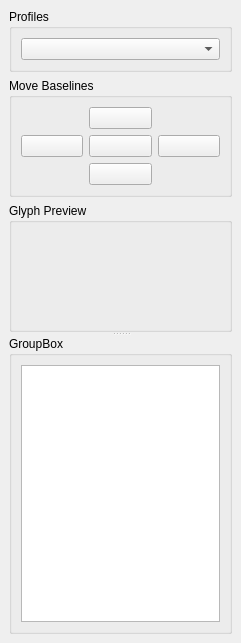
<?xml version="1.0" encoding="UTF-8"?>
<ui version="4.0">
 <class>DockGlyphs</class>
 <widget class="QDockWidget" name="DockGlyphs">
  <property name="geometry">
   <rect>
    <x>0</x>
    <y>0</y>
    <width>241</width>
    <height>643</height>
   </rect>
  </property>
  <property name="windowTitle">
   <string>Glyphs</string>
  </property>
  <widget class="QWidget" name="dockWidgetContents">
   <layout class="QVBoxLayout" name="verticalLayout_2">
    <item>
     <widget class="QGroupBox" name="groupBoxProfiles">
      <property name="title">
       <string>Profiles</string>
      </property>
      <layout class="QVBoxLayout" name="verticalLayout_3">
       <item>
        <widget class="QComboBox" name="comboBoxProfiles"/>
       </item>
      </layout>
     </widget>
    </item>
    <item>
     <widget class="QGroupBox" name="groupBoxMove">
      <property name="title">
       <string>Move Baselines</string>
      </property>
      <layout class="QGridLayout" name="gridLayout">
       <item row="2" column="1">
        <widget class="QPushButton" name="pushButtonDown">
         <property name="text">
          <string/>
         </property>
         <property name="icon">
          <iconset resource="icons.qrc">
           <normaloff>:/baseline/moveDown</normaloff>:/baseline/moveDown</iconset>
         </property>
         <property name="iconSize">
          <size>
           <width>32</width>
           <height>32</height>
          </size>
         </property>
        </widget>
       </item>
       <item row="1" column="1">
        <widget class="QPushButton" name="pushButtonReset">
         <property name="text">
          <string/>
         </property>
         <property name="icon">
          <iconset resource="icons.qrc">
           <normaloff>:/baseline/center</normaloff>:/baseline/center</iconset>
         </property>
         <property name="iconSize">
          <size>
           <width>32</width>
           <height>32</height>
          </size>
         </property>
        </widget>
       </item>
       <item row="1" column="2">
        <widget class="QPushButton" name="pushButtonRight">
         <property name="text">
          <string/>
         </property>
         <property name="icon">
          <iconset resource="icons.qrc">
           <normaloff>:/baseline/moveRight</normaloff>:/baseline/moveRight</iconset>
         </property>
         <property name="iconSize">
          <size>
           <width>32</width>
           <height>32</height>
          </size>
         </property>
        </widget>
       </item>
       <item row="1" column="0">
        <widget class="QPushButton" name="pushButtonLeft">
         <property name="text">
          <string/>
         </property>
         <property name="icon">
          <iconset resource="icons.qrc">
           <normaloff>:/baseline/moveLeft</normaloff>:/baseline/moveLeft</iconset>
         </property>
         <property name="iconSize">
          <size>
           <width>32</width>
           <height>32</height>
          </size>
         </property>
        </widget>
       </item>
       <item row="0" column="1">
        <widget class="QPushButton" name="pushButtonUp">
         <property name="text">
          <string/>
         </property>
         <property name="icon">
          <iconset resource="icons.qrc">
           <normaloff>:/baseline/moveUp</normaloff>:/baseline/moveUp</iconset>
         </property>
         <property name="iconSize">
          <size>
           <width>32</width>
           <height>32</height>
          </size>
         </property>
        </widget>
       </item>
      </layout>
     </widget>
    </item>
    <item>
     <widget class="QSplitter" name="splitter">
      <property name="orientation">
       <enum>Qt::Orientation::Vertical</enum>
      </property>
      <widget class="QGroupBox" name="groupBoxPreview">
       <property name="title">
        <string>Glyph Preview</string>
       </property>
       <layout class="QHBoxLayout" name="horizontalLayout">
        <item>
         <spacer name="horizontalSpacer">
          <property name="orientation">
           <enum>Qt::Orientation::Horizontal</enum>
          </property>
          <property name="sizeHint" stdset="0">
           <size>
            <width>90</width>
            <height>20</height>
           </size>
          </property>
         </spacer>
        </item>
        <item>
         <widget class="QWidget" name="widgetGlyphPreview" native="true">
          <property name="minimumSize">
           <size>
            <width>60</width>
            <height>60</height>
           </size>
          </property>
         </widget>
        </item>
        <item>
         <spacer name="horizontalSpacer_2">
          <property name="orientation">
           <enum>Qt::Orientation::Horizontal</enum>
          </property>
          <property name="sizeHint" stdset="0">
           <size>
            <width>90</width>
            <height>20</height>
           </size>
          </property>
         </spacer>
        </item>
       </layout>
      </widget>
      <widget class="QGroupBox" name="groupBoxGlyphs">
       <property name="title">
        <string>GroupBox</string>
       </property>
       <layout class="QVBoxLayout" name="verticalLayout">
        <item>
         <widget class="QTableView" name="tableViewGlyphs"/>
        </item>
       </layout>
      </widget>
     </widget>
    </item>
   </layout>
  </widget>
 </widget>
 <resources>
  <include location="icons.qrc"/>
 </resources>
 <connections/>
</ui>
